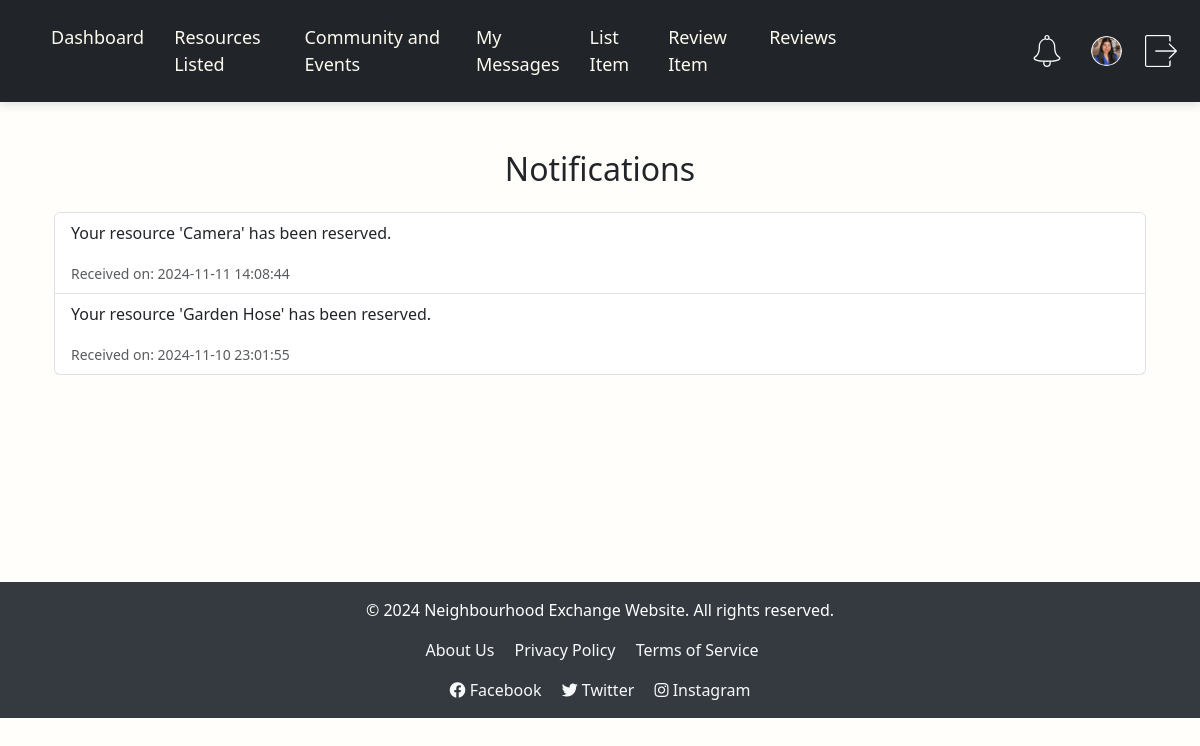
Screenshot of /notifications (signed in) with the database file from the repository.
### tables this page shows
CREATE TABLE Notifications (
    notification_id INTEGER PRIMARY KEY AUTOINCREMENT,
    user_id INTEGER NOT NULL, -- The user who will receive the notification
    content TEXT NOT NULL, -- The notification message
    is_read INTEGER DEFAULT 0, -- Flag to indicate if the notification is read
    timestamp TEXT DEFAULT CURRENT_TIMESTAMP, -- When the notification was created
    FOREIGN KEY (user_id) REFERENCES Users(user_id)
);

### app.py (the view)
@app.route('/notifications')
@login_required
def notifications():
    conn = get_db_connection()
    user_id = session['user_id']  # Current user ID
    notifications_query = '''
    SELECT notification_id, content, is_read, timestamp
    FROM Notifications
    WHERE user_id = ?
    ORDER BY timestamp DESC;
    '''
    notifications = conn.execute(notifications_query, (user_id,)).fetchall()
    mark_as_read_query = '''
    UPDATE Notifications
    SET is_read = 1
    WHERE user_id = ?;
    '''
    conn.execute(mark_as_read_query, (user_id,))
    conn.commit()
    conn.close()
    return render_template('notifications.html', notifications=notifications)

### app.py (called while the page is built)
def get_db_connection():
    conn = sqlite3.connect('community.db')
    conn.row_factory = sqlite3.Row
    return conn

@app.after_request
def add_header(response):
    response.headers['Cache-Control'] = 'no-store, no-cache, must-revalidate, max-age=0'
    response.headers['Pragma'] = 'no-cache'
    response.headers['Expires'] = '0'
    return response

def login_required(f):
    @wraps(f)
    def decorated_function(*args, **kwargs):
        if 'user_id' not in session:
            flash('Please log in to access this page.', 'danger')
            return redirect(url_for('login'))
        return f(*args, **kwargs)
    return decorated_function

### templates/notifications.html (shortened to what this page needs)
{% extends "base.html" %}
{% block content %}
<div class="container mt-4" style="height:36vw">
    <h2 class="text-center mb-4">Notifications</h2>
    {% if notifications %}
    <ul class="list-group">
        {% for notification in notifications %}
        <li class="list-group-item {% if not notification['is_read'] %}list-group-item-warning{% endif %}">
            <p>{{ notification['content'] }}</p>
            <small class="text-muted">Received on: {{ notification['timestamp'] }}</small>
        </li>
        {% endfor %}
    </ul>
    {% else %}
    <p class="text-center">No notifications yet.</p>
    {% endif %}
</div>
{% endblock %}

### static/styles.css (style rules this page uses)
body { background-color:#fffefb ; height: 100vh; justify-content: center; align-items: center; margin: 0; }

### rows the page displays
Notifications: content "Your resource 'Camera' has been reserved.", timestamp "2024-11-11 14:08:44"
Notifications: content "Your resource 'Garden Hose' has been reserved.", timestamp "2024-11-10 23:01:55"
